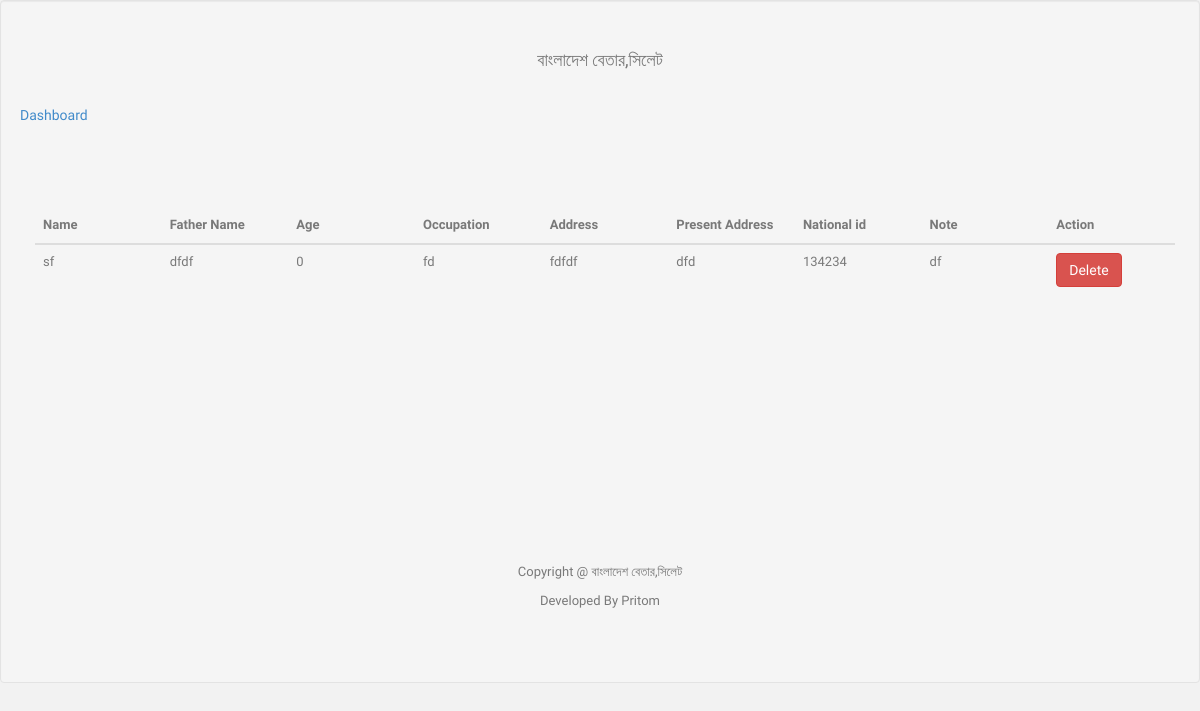
The page /admin/application_list.php (signed in) on the database its author committed.
### tables this page shows
CREATE TABLE `application` (
  `id` int(11) NOT NULL,
  `name` varchar(200) NOT NULL,
  `fatherName` varchar(200) NOT NULL,
  `age` int(11) NOT NULL,
  `occupation` varchar(200) NOT NULL,
  `address` varchar(200) NOT NULL,
  `presentAddress` varchar(200) NOT NULL,
  `Nid` varchar(200) NOT NULL,
  `note` varchar(255) NOT NULL,
  `musictype` varchar(200) NOT NULL
);

### admin/application_list.php (the view, shortened to what this page needs)
<?php
include "inc/config.php";
?>
<!DOCTYPE html>
<html>
    <head>
        <?php include  "inc/head.php";?>
    </head>
    <body>
        <div class="well">
            <div style="height:20px"></div>
            <div class="row"><div class="col-sm-4">&nbsp;</div>
                <div class="col-sm-4" style="text-align:center;"><h4>বাংলাদেশ বেতার,সিলেট</h4><br>  </div><div class="col-sm-4">&nbsp;</div></div>
                <h5>
					<a href="dashboard.php">Dashboard</a>
				</h5>
            <div class="container">
                <br />
                <br />
                <div class="row">
                    <br><br>
                    <?php
                    $selectQuery="SELECT * FROM `application` ORDER BY `application`.`id` DESC";
                    $result_data=$conn->query($selectQuery);
                    if($result_data->num_rows>0)
                    {
                        while ($row=$result_data->fetch_assoc()) {
                    ?>
                    <div class="col-sm-12">
                        <div class="about-team">
                            <table class="table"  style="width:100%;">
                                <thead>
                                    <tr>
                                        <th style="width:10%;">Name</th>
                                        <th style="width:10%;">Father Name</th>
                                        <th style="width:10%;">Age</th>
                                        <th style="width:10%;">Occupation</th>
                                        <th style="width:10%;">Address</th>
                                        <th style="width:10%;">Present Address</th>
                                        <th style="width:10%;">National id</th>
                                        <th style="width:10%;">Note</th>
                                        <th style="width:10%;">Action</th>
                                    </tr>
                                </thead>
                                <tr>
                                    <td><?php echo $row['name']; ?></td>
                                    <td><?php echo $row['fatherName']; ?></td>
                                    <td><?php echo $row['age']; ?></td>
                                    <td><?php echo $row['occupation']; ?></td>
                                    <td><?php echo $row['address']; ?></td>
                                    <td><?php echo $row['presentAddress']; ?></td>
                                    <td><?php echo $row['Nid']; ?></td>
                                    <td><?php echo $row['note']; ?></td>
                                    <td>
                                        <a href="application_list_delet.php?delete=<?php echo $row['id']; ?>" class="btn btn-danger">Delete</a>
                                    </td>
                                </tr>
                            </table>
                            <br />
                        </div>
                    </div>
                    <?php
                        }
                    }
                    ?>
                </div>
            </div>
            <div style="height:140px"></div>
            <div class="row" style="height:100px;margin-top:90px; text-align:center;">
                <?php include "inc/footer.php";?>
            </div>
        </div>
    </body>
</html>

### admin/assets/css/style.css (style rules this page uses)
body { color: #797979; background: #f2f2f2; font-family: 'Ruda', sans-serif; padding: 0px !important; margin: 0px !important; font-size:13px; }
a, a:hover, a:focus { text-decoration: none; outline: none; }

### rows shown on the page
application: name "sf", fatherName "dfdf", age "0", occupation "fd", address "fdfdf", presentAddress "dfd", Nid "134234", note "df"
